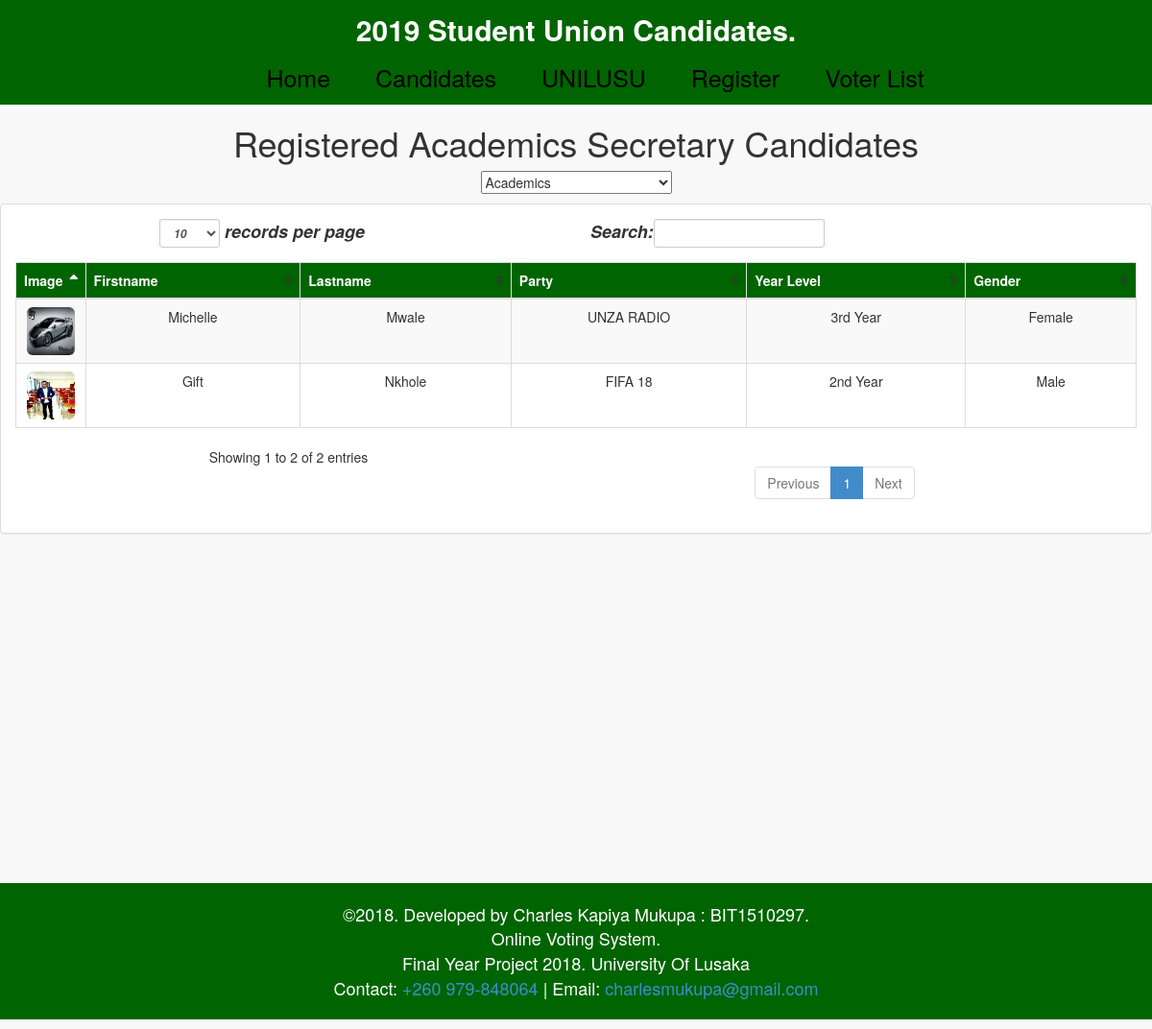
/candidates/ac.php, run on the app's committed database.
### tables this page shows
CREATE TABLE `candidate` (
  `candidate_id` int(11) NOT NULL,
  `position` varchar(100) NOT NULL,
  `firstname` varchar(100) NOT NULL,
  `lastname` varchar(100) NOT NULL,
  `year_level` varchar(100) NOT NULL,
  `gender` varchar(100) NOT NULL,
  `img` varchar(100) NOT NULL,
  `party` varchar(100) NOT NULL
);

### candidates/ac.php (the view, shortened to what this page needs)
<?php include ('head.php');?>
<body>
    <div id="wrapper">
              <?php include ('view_banner.php');?>
        <div id="page-wrapper">
    <heading class="voters_heading">
        <center><h1>Registered Academics Secretary Candidates</h1>
           <center>
                <select onchange = "page(this.value)">
                <option disabled selected>Academics</option>
                </select>
            </center>
    </heading>
            <div class="row">
                    <div class="panel panel-default">
                        <div class="panel-body">
                            <div class="table-responsive">
                                <table class="table table-striped table-bordered table-hover" id="dataTables-example" border="0">
                                    <thead class="thead">
                                         <tr>
                                            <th>Image</th>
                                            <th>Firstname</th>
                                            <th>Lastname</th>
                                            <th>Party</th>
                                            <th>Year Level</th>
                                            <th>Gender</th>
                                        </tr>
                                    </thead>
                                    <tbody>
                                        <tr>
                                        <?php
                                            require '../admin/dbcon.php';
                                            $query = $conn->query("SELECT * FROM candidate WHERE `position` = 'Academics Secretary'");
                                                while($row = $query->fetch_array()){
                                        ?>
                                            <td width="50"><img src="../admin/<?php echo $row['img']; ?>" width="50" height="50" class="img-rounded"></td>
                                            <td><?php echo $row ['firstname'];?></td>
                                            <td><?php echo $row ['lastname'];?></td>
                                            <td><?php echo $row ['party'];?></td>
                                            <td><?php echo $row ['year_level'];?></td>
                                            <td><?php echo $row ['gender'];?></td>
                                        </tr>
                                       <?php } ?>
                                    </tbody>
                                </table>
                            </div>
                        </div>
                    </div>
            </div>
        </div>
    </div>
    <?php
        include ('footer.php');
        ?>
    <?php include ('../script.php');?>
</body>
</html>

### candidates/css/myStlyes.css (style rules this page uses)
body { background-color: white; background-size: 100%; }
#wrapper { padding-bottom:20px; }
.panel-body { padding: 20px; }
.thead { background-color: rgba(0, 100, 0, 1); color: white; }
table { width: 80%; border-collapse: collapse; }
.img-rounded { border-radius: 100px; }
table td { text-align: center; }
select { color: green; }

### candidates/css/sb-admin-2.css (style rules this page uses)
body { background-color: #f8f8f8; }
#wrapper { width: 100%; }
#page-wrapper { padding: 0 15px; min-height: 200px; }
table.dataTable thead .sorting, table.dataTable thead .sorting_asc, table.dataTable thead .sorting_desc, table.dataTable thead .sorting_asc_disabled, table.dataTable thead .sorting_desc_disabled { background: 0 0; }
table.dataTable thead .sorting_asc:after { content: "\f0de"; float: right; font-family: fontawesome; }
table.dataTable thead .sorting:after { content: "\f0dc"; float: right; font-family: fontawesome; color: rgba(50,50,50,.5); }

### data on the page
candidate: img (picture), firstname "Michelle", lastname "Mwale", party "UNZA RADIO", year_level "3rd Year", gender "Female"
candidate: img (picture), firstname "Gift", lastname "Nkhole", party "FIFA 18", year_level "2nd Year", gender "Male"
